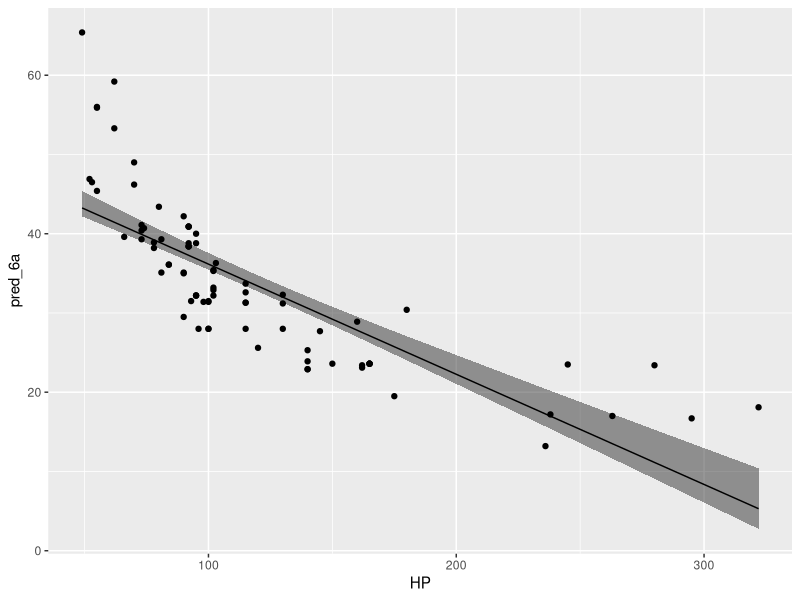
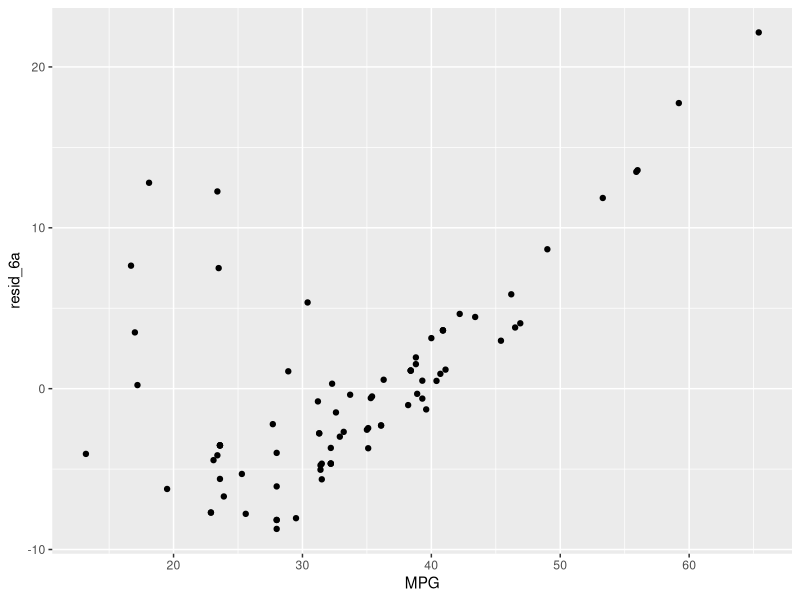
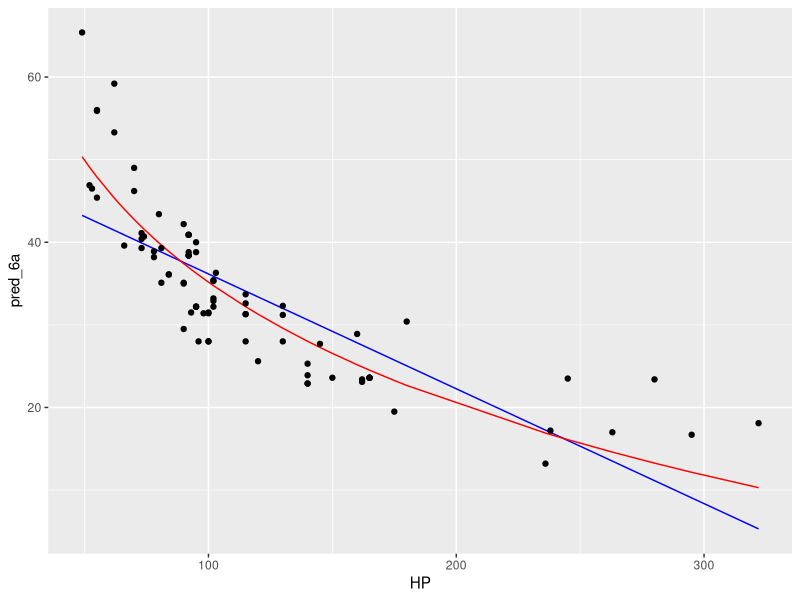
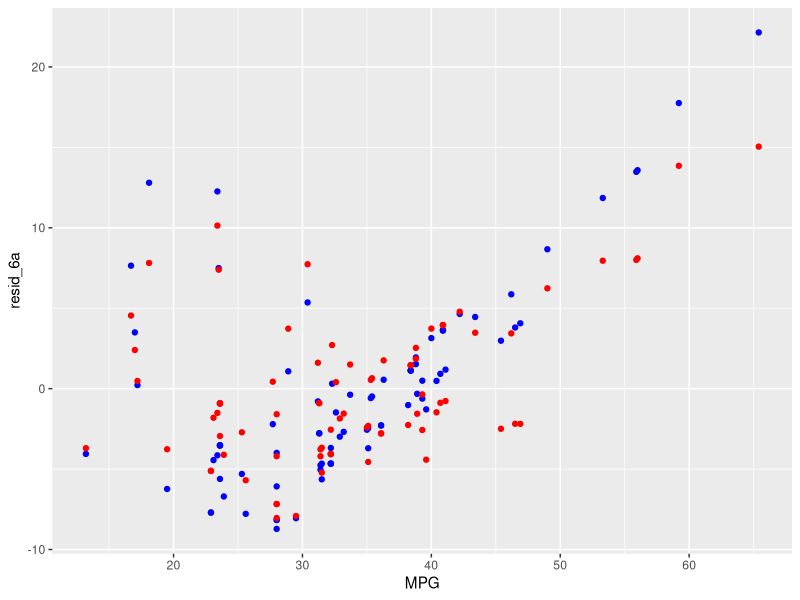
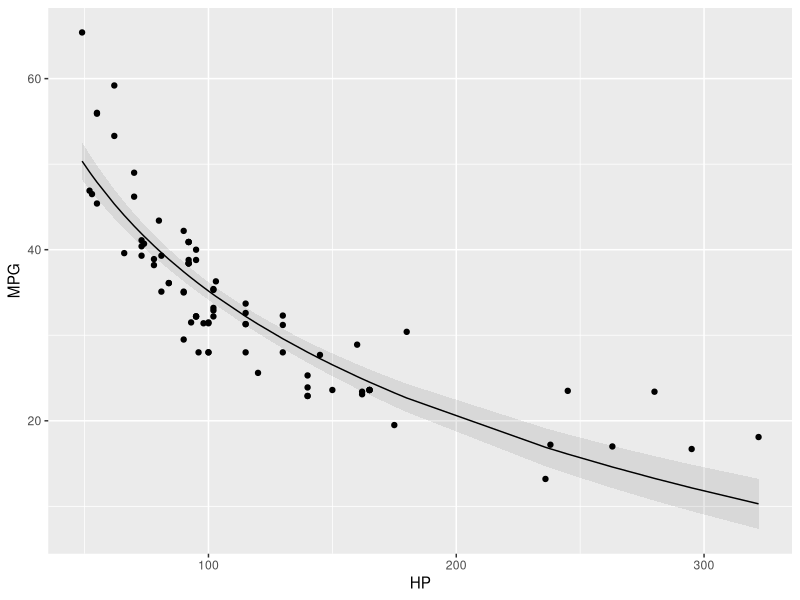
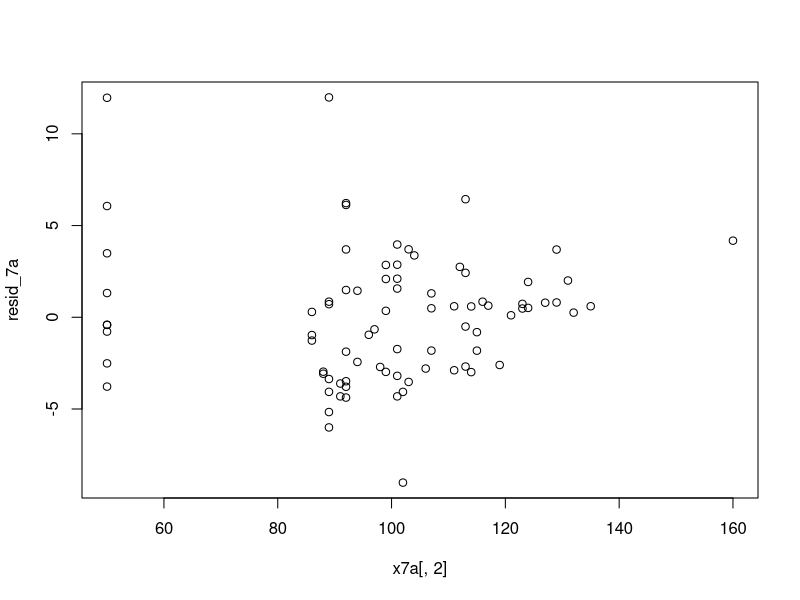
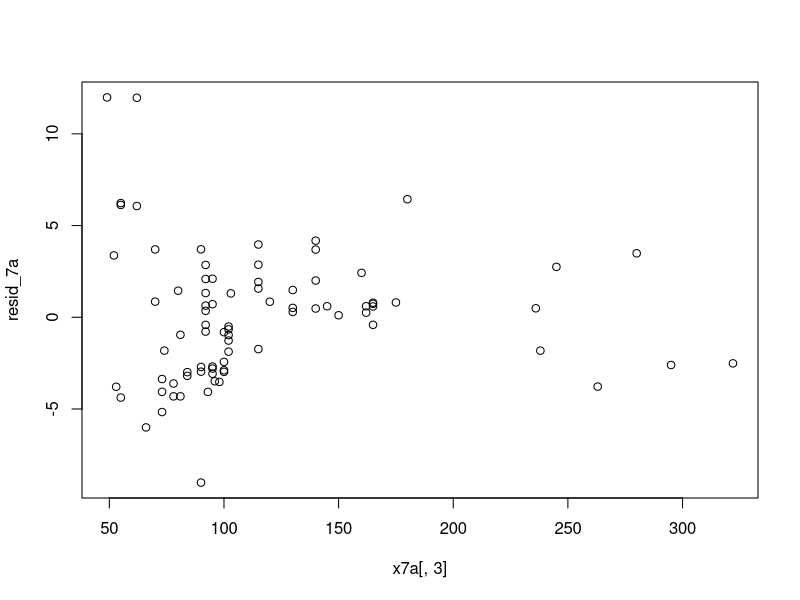
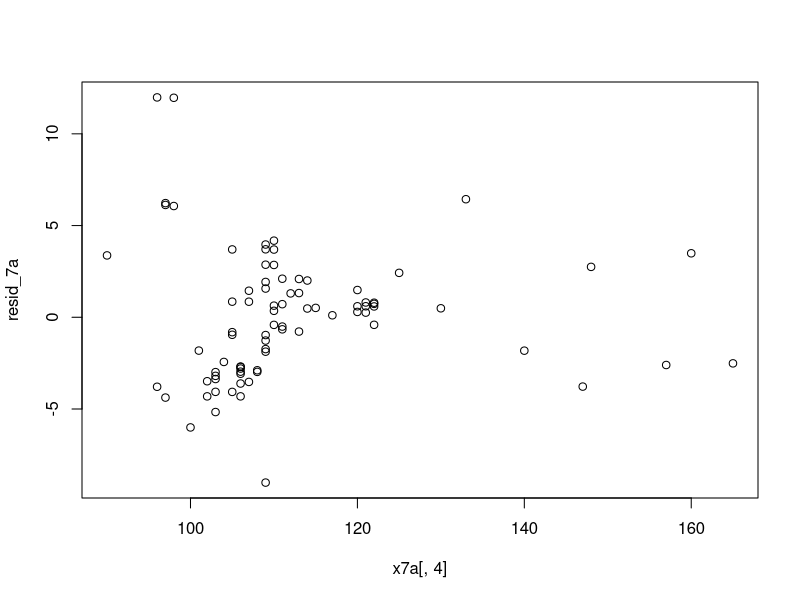

Write R code to recreate these figures, in order.
# From http://lib.stat.cmu.edu/DASL/Datafiles/carmpgdat.html
#    VOL: Cubic feet of cab space
#    HP: Engine horspower
#    MPG: Average miles per gallon
#    SP: Top speed (mph)
#    WT: Vehicle weight (100 lb)
carmpg <- read.csv('carmpg.csv')


linear_regression <- function(x, y) {
    solve(t(x) %*% x, t(x) %*% y)
}

## Exercide 6a)
## Fit linear regressoin MPG from HP.

mod_6a <- lm(MPG ~ HP, carmpg)

# The higher the HP the lower the MPG; makes sense
est_6a <- linear_regression(cbind(1, carmpg$HP), carmpg$MPG)


# carmpg$pred_hp <- predict(mod_6a1, carmpg)
carmpg$pred_6a <- as.vector(cbind(1, carmpg$HP) %*% est_6a)

# carmpg$resid_6a <- residuals(mod_6a)
carmpg$resid_6a <- carmpg$MPG - carmpg$pred_6a

# Estimate of variance
var_6a <- sum(carmpg$resid_6a^2) / (length(carmpg$MPG) - 2)

se_6a0 <- sqrt(var_6a * sum(carmpg$MPG^2)) / (length(carmpg$MPG) * sd(carmpg$MPG))
se_6a1 <- sqrt(var_6a / length(carmpg$MPG)) / sd(carmpg$MPG)

se_6a <- c(se_6a0, se_6a1)

coeff_6a_bound <- cbind(est_6a - se_6a, est_6a + se_6a)

wald_6a = est_6a / se_6a


estvar_6a <- function(x) {
    n <- length(carmpg$HP)
    factor <- var_6a / (n * var(carmpg$HP))
    ans <- vector("double", length(x))
    for (i in seq_along(x)) {
        ans[i] <- factor * (x[i]^2 - 2 * x[i] * mean(carmpg$HP) + sum(carmpg$HP^2)/n)
    }
    ans
}

carmpg$estvar_6a <- estvar_6a(carmpg$HP)

# Estimate of uncertainty in prediction value
predvar_6a <- function(x) {
    ans <- vector("double", length(x))
    for (i in seq_along(x)) {
        ans[i] <- var_6a * (1 + sum((carmpg$HP - x[i])^2) / (n * var(carmpg$HP)))
    }
    ans
}

library(ggplot2)
ggplot(carmpg) +
    # 95% confidence interval for points
    geom_ribbon(aes(x=HP, ymin=pred_6a - sqrt(estvar_6a), ymax = pred_6a + 2 * sqrt(estvar_6a)), alpha = 0.5) +
    geom_line(aes(x=HP, y=pred_6a)) +
    geom_point(aes(HP, MPG))

# Residuals
r2_6a <- sum(carmpg$resid_6a^2)

# The residuals clearly increase with increasing MPG; this makes the bounding analysis unlikely
ggplot(carmpg) + geom_point(aes(x=MPG, y=resid_6a))


# Ex 6b

mod_6b <- lm(MPG ~ log(HP), carmpg)

summary(mod_6b)

carmpg$pred_6b <- predict(mod_6b, carmpg)

carmpg$resid_6b <- residuals(mod_6b)


# Residuals are much smaller
r2_6b <- sum(carmpg$resid_6b^2)


# The fit looks a little better for large HP
ggplot(carmpg) +
    geom_line(aes(x=HP, y=pred_6a), colour="blue") +
    geom_line(aes(x=HP, y=pred_6b), colour="red") +
    geom_point(aes(HP, MPG))


# The residuals are closer, but still not even
ggplot(carmpg) +
    geom_point(aes(x=MPG, y=resid_6a), colour="blue") +
    geom_point(aes(x=MPG, y=resid_6b), colour="red")

# Canonical R with Confidence Interval

carmpg_6b <- cbind(carmpg, predict(mod_6b, interval="confidence", level=0.95))
ggplot(carmpg_6b, aes(x=HP, y=MPG, ymin=lwr, ymax=upr)) +
    geom_ribbon(alpha=0.1) +
    geom_line(aes(y=fit))  +
    geom_point()
# Exercise 7
carmpg_7 <- read.csv("carmpg.csv")

# First principles

linear_fit <- function(x, y) {
    solve(t(x) %*% x, t(x) %*% y)
}

# Doesn't make sense to use MAKEMODEL as it's sparse; coupld split out make
x7a <- as.matrix(cbind(INTERCEPT=1, carmpg_7[,c(-1,-4)]))
y7a <- carmpg_7[,4]

coeffs_7a <- linear_fit(x7a, y7a)
pred_7a <- x7a %*% coeffs_7a
resid_7a <- y7a - pred_7a

var_7a <- sum(resid_7a^2) / (nrow(x7a) - ncol(x7a))

# Sum of squares fit: 1000
r2_7a <- sum(resid_7a^2)

stderr_7a <- sqrt(var_7a * diag(solve(t(x7a) %*% x7a)))
# This is t value in r output
wald_7a <- coeffs_7a / stderr_7a

# This differs slightly from what R returns
# It seems to be using a slightly different test
pvalue_7a <- 2* pnorm(-abs(wald_7a))

# Spread looks ok
plot(x7a[,2], resid_7a)

plot(x7a[,3], resid_7a)

plot(x7a[,4], resid_7a)

# Using R
mod_7a <- lm(MPG ~ VOL + HP + SP + WT, carmpg_7)
summary(mod_7a)

plot(mod_7a)

# 7b)
# First principles
mallow_selector <- function(s) {
    x <- x7a[,s]
    fit <- linear_fit(x, y7a)
    pred <- x %*% fit
    resid <- y7a - pred
    rms <- sum(resid^2)
    if (is.null(nrow(x))) {
        c <- 1
        r <- length(x)
    } else {
        c <- ncol(x)
        r <- nrow(x)
    }
    var <- rms / (r - c)
    rms + 2 * length(s) * var
}

mallow_selector(seq(1,5))

# Backward Search
# Dropping 2 gives smallest result: 1060
mallow_selector(-1)
mallow_selector(-2)
mallow_selector(-3)
mallow_selector(-4)
mallow_selector(-5)

# These all increase
mallow_selector(c(-2, -1))
mallow_selector(c(-2, -3))
mallow_selector(c(-2, -4))
mallow_selector(c(-2, -5))

# So: MPG ~ 1 + HP + SP + WT


# Forward Search

# Smallest for 1: 8300
mallow_selector(1)
mallow_selector(2)
mallow_selector(3)
mallow_selector(4)
mallow_selector(5)

# Smallest for 1,5: 1500
mallow_selector(c(1, 2))
mallow_selector(c(1, 3))
mallow_selector(c(1, 4))
mallow_selector(c(1, 5))

# Smallest for 1, 5, 4: 1490.8
mallow_selector(c(1, 5, 2))
mallow_selector(c(1, 5, 3))
mallow_selector(c(1, 5, 4))


# 1, 5, 4, 3: 1141
mallow_selector(c(1, 5, 4, 3))
mallow_selector(c(1, 5, 4, 2))

# Increases
mallow_selector(c(1, 5, 4, 3, 2))

# So: MPG ~ 1 + WT + SP + HP
# Same result

# R automatic way
step(mod_7a, director="backward")
step(mod_7a, director="forward")


# Ex 7c): Zheng-Loh
order_7c <- order(-abs(wald_7a))

zl <- double(length(order_7c))
for (i in seq_along(order_7c)) {
    x <- x7a[,order_7c[seq(i)]]
    fit <- linear_fit(x, y7a)
    pred <- x %*% fit
    resid <- y7a - pred
    if (is.null(nrow(x))) {
        n <- length(x)
        c <- 1
    } else {
        n <- nrow(x)
        c <- ncol(x)
    }
    rms <- sum(resid^2)
    var <- rms / (n - c)
    zl[i] <- rms + i * var * log(n)
}
# Excludes 2: Same result


# d)

subsets <- function(x) {
    if (!is.null(x) && length(x) > 0) {
        ans <- list(x)

        for (i in seq_along(x)) {
            ans <- c(ans, subsets(x[-i]))
        }
        ans
    }
}

# This is a global maximum for Mallow
mallow_7d <- mapply(mallow_selector, subsets(seq(1, 5)))
subsets(seq(1,5))[which.min(mallow_7d)]


# We could always use basis expansion to get lots more variables!
# (logs interaction terms, etc)

## TODO: BIC


coris <- read.csv('coris.dat', skip=3, header=FALSE,
                  col.names=c('rownum', 'sbp', 'tobacco','ldl',
                              'adiposity','famhist','typea','obesity',
                              'alcohol','age','chd'))

## Reweighted Least Squares
## AKA Newton's Method
# Should probably monitor convergence
logistic_fit <- function(x, y, tol=1e-6, max_iter=1000) {
    x <- as.matrix(x)
    y <- as.matrix(y)
    # Start with beta = 0. Since this function is pretty nice shoudl converge quickly.
    beta <- matrix(rep(0, ncol(x)))


    for (i in seq(max_iter)) {
        xbeta <- x %*% beta
        exp_b <- exp(xbeta)
        p <- exp_b / (1 + exp_b)

        z <- xbeta + (y - p) / (p * (1-p))

        w <- diag(as.vector(p * (1-p)))

        last_beta <- beta
        beta <- solve(t(x) %*% w %*% x, t(x) %*% w %*% z)

        sqerr <- sum((last_beta - beta)^2)
        if (sqerr < tol) {
            break
        }
    }

    if (i == max_iter) {
        stop(paste0("Too many iterations: ", sqerr))
    }
    beta
}

## Base R:
## glm(chd ~ ., family=binomial, coris)

x <- cbind(1, coris[-ncol(coris)])
y <- coris[ncol(coris)]
logistic_fit(x, y)

# TODO: Backwards search by BIC


## Check on Exercise 13.9

num_sample_9 <- 10000
n_9 <- 1000
theta_9 <- 0

sample_9 <- matrix(rnorm(num_sample_9 * n_9, theta_9),
                   nrow = num_sample_9)

delta_9 <- apply(sample_9, 1, function(x) 1 - n/2 * mean(x)^2)

mean(delta_9 > 0)
